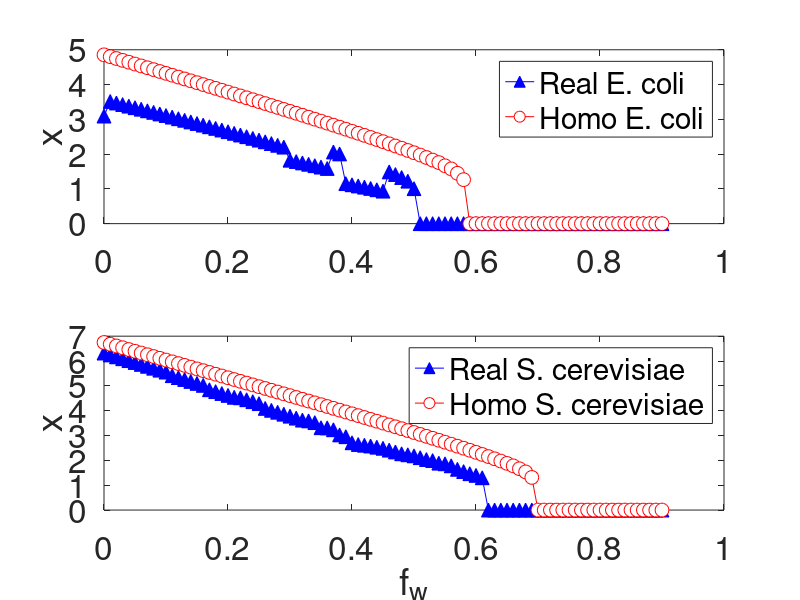

Write MATLAB code to recreate this figure.
function Figure_5_g
%% plot figure 5 g

clear
clc
%% Theory results
simsize = 10;

%%
inter = 1;
figure1 = figure('color',[1 1 1]);
axes1 = axes('Parent',figure1,'YScale','log','YMinorTick','on','FontSize',24);
hold(axes1,'all');
subplot1 = subplot(2,1,1,'FontSize',24);
load TECB_weight_homo_2
plot(1-hehe1(1:inter:end,4),hehe1(1:inter:end,1),'-b^','MarkerSize',simsize,'MarkerEdgeColor','b','MarkerFaceColor','b');hold on
plot(1-hehe(1:inter:end,4),hehe(1:inter:end,1),'-ro','MarkerSize',simsize,'MarkerEdgeColor','r','MarkerFaceColor','w');hold on
ylabel('x','FontSize',24)
legend('Real E. coli','Homo E. coli')
set(gca,'FontSize',24);
ylim([0,5])
box on
subplot(2,1,2,'FontSize',24)
load TYB_weight_a2_homo_2
plot(1-hehe1(1:inter:end,4),hehe1(1:inter:end,1),'-b^','MarkerSize',simsize,'MarkerEdgeColor','b','MarkerFaceColor','b');hold on
plot(1-hehe(1:inter:end,4),hehe(1:inter:end,1),'-ro','MarkerSize',simsize,'MarkerEdgeColor','r','MarkerFaceColor','w');hold on
xlabel('f_w','FontSize',24);ylabel('x','FontSize',24)
legend('Real S. cerevisiae','Homo S. cerevisiae')
set(gca,'FontSize',24);
ylim([0,7])
box on
